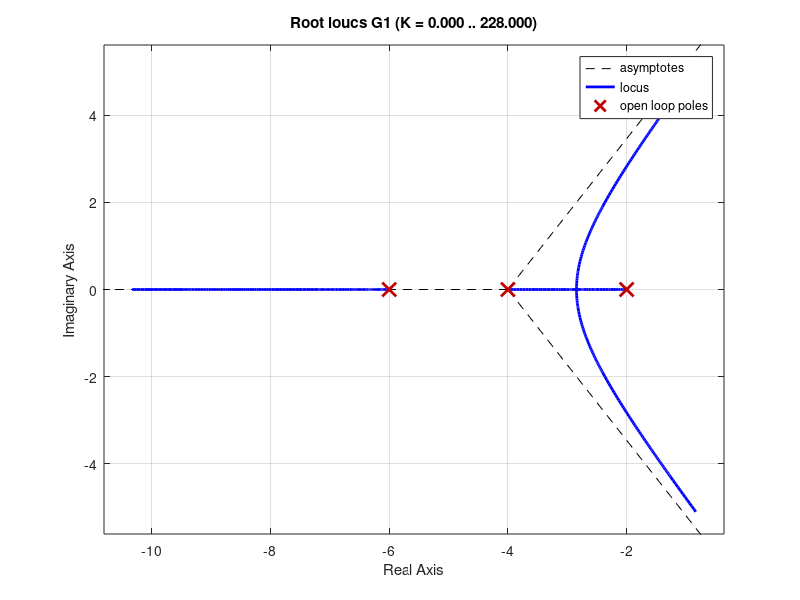
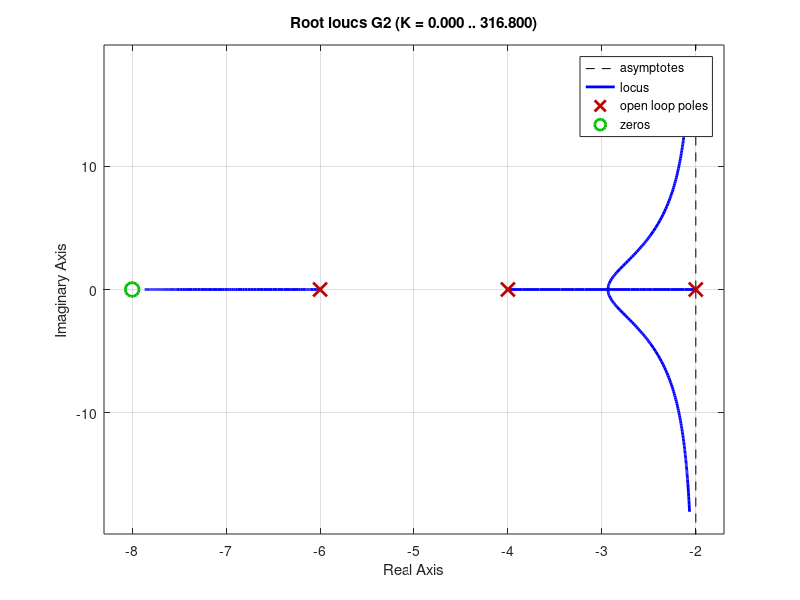
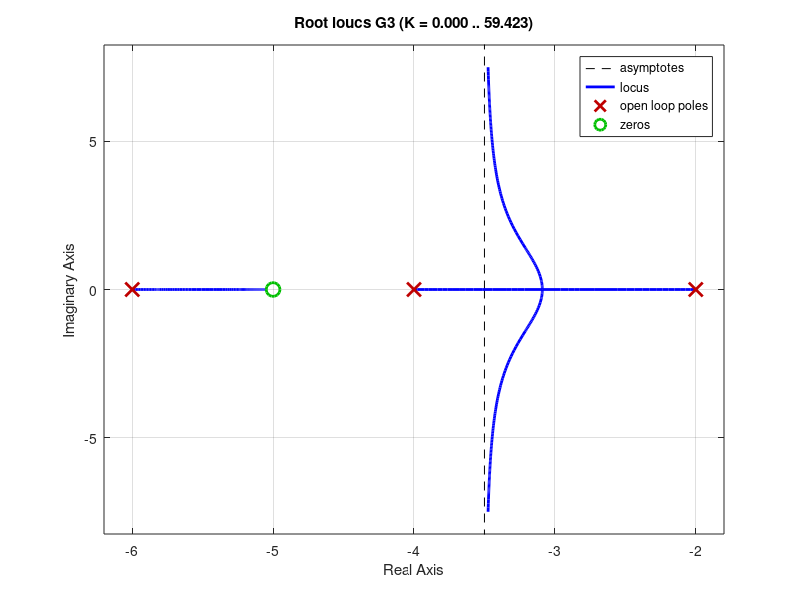
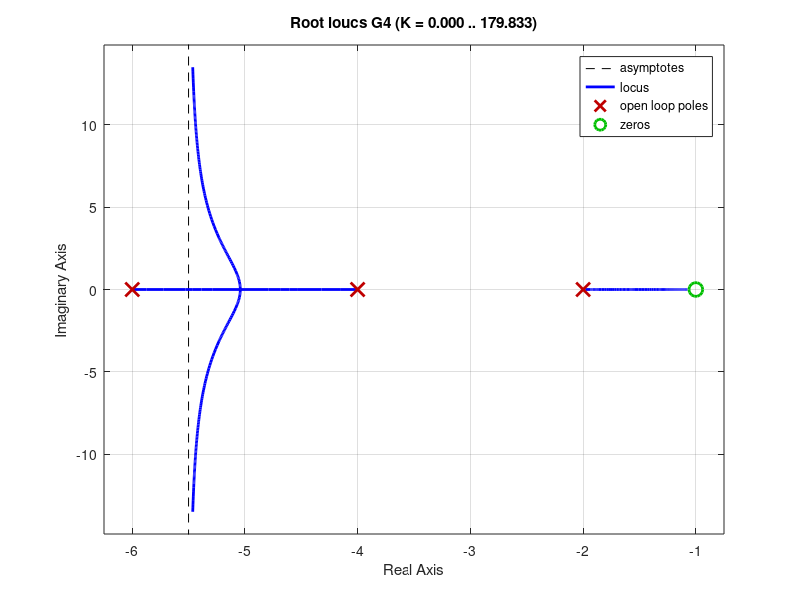

Write MATLAB code to recreate these figures, in order.
clc
clear all
close all

pkg load control

den = conv(conv([1, 2], [1, 4]), [1, 6]);

G1 = tf(1, den);
rlocus(G1)

# adicionando zero depois do -6
G2 = tf([1, 8], den)
figure
rlocus(G2)

# adicionando zero antes do -6
G3 = tf([1, 5], den)
figure
rlocus(G3)

# adicionando zero antes do -2
G4 = tf([1, 1], den)
figure
rlocus(G4)
